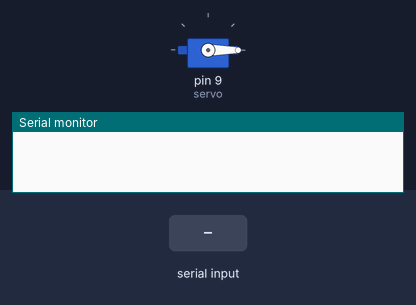
Recording of a sketch running on a simulated Arduino Uno, built with avr-gcc and run on an emulated ATmega328P. Parts: servo, the last lines printed to the serial monitor. Inputs (shaded band) come from the test bench.

Above: at 1.2 s.
1.3 s: "90,45\n" received over Serial
At 2.0 s:
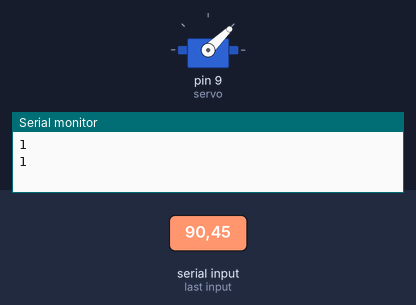
2.8 s: "30,150\n" received over Serial
At 3.2 s:
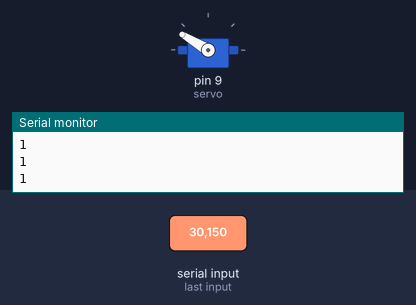
4.3 s: "90\n" received over Serial
At 5.4 s:
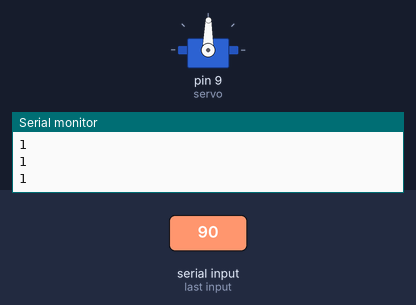
Timing chart, 0 to 7.3 s (numbered marks = the images above; inputs shaded):
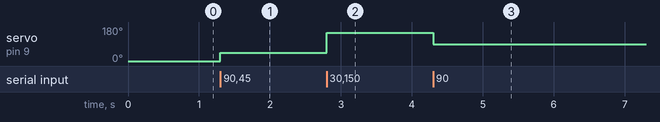

The sketch:

servo.ino
```cpp
#include <Servo.h>

// Settings
unsigned long baudRate = 19200; // Baud Rate for serial communication

// Initializing variables
Servo servo;
unsigned short int oldAngle = 0;
unsigned short int angle = 0;

void setup() {

  // Initializing serial communication
  Serial.begin(baudRate);

  // Attaching servo
  servo.attach(9);
}

void loop() {

  servo.write(oldAngle);

  // Reading serial communications
  if (Serial.available() > 0) {

    angle = Serial.parseInt();

    // Validating serial data (from 1 to 181, 0's use causes problems)
    if (angle > 0 && angle <= 181) {

      // Issuing feedback (returns 1 if it changes, else 0)
      if (angle-1 != oldAngle) {
        oldAngle = angle-1;
        Serial.println("1");
      } else {
        Serial.println("0");
      }
    }

  }
}
```

Measured:
- after the input at 1.3 s, servo on pin 9 (servo): 0° → 44° at once
- after the input at 2.8 s, servo on pin 9 (servo): 44° → 149° at once
- after the input at 4.3 s, servo on pin 9 (servo): 149° → 89° at once
